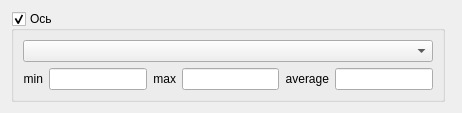
<?xml version="1.0" encoding="UTF-8"?>
<ui version="4.0">
 <class>AxisWidget</class>
 <widget class="QWidget" name="AxisWidget">
  <property name="geometry">
   <rect>
    <x>0</x>
    <y>0</y>
    <width>462</width>
    <height>99</height>
   </rect>
  </property>
  <property name="minimumSize">
   <size>
    <width>400</width>
    <height>0</height>
   </size>
  </property>
  <property name="windowTitle">
   <string>Form</string>
  </property>
  <layout class="QHBoxLayout" name="horizontalLayout">
   <item>
    <widget class="QGroupBox" name="axis_gb">
     <property name="title">
      <string>Ось</string>
     </property>
     <property name="checkable">
      <bool>true</bool>
     </property>
     <layout class="QVBoxLayout" name="verticalLayout">
      <item>
       <widget class="QComboBox" name="axis_cb">
        <property name="sizePolicy">
         <sizepolicy hsizetype="Minimum" vsizetype="Fixed">
          <horstretch>0</horstretch>
          <verstretch>0</verstretch>
         </sizepolicy>
        </property>
       </widget>
      </item>
      <item>
       <layout class="QHBoxLayout" name="minmax_lyt">
        <item>
         <widget class="QLabel" name="min_lbl">
          <property name="sizePolicy">
           <sizepolicy hsizetype="Maximum" vsizetype="Preferred">
            <horstretch>0</horstretch>
            <verstretch>0</verstretch>
           </sizepolicy>
          </property>
          <property name="text">
           <string>min</string>
          </property>
          <property name="alignment">
           <set>Qt::AlignRight|Qt::AlignTrailing|Qt::AlignVCenter</set>
          </property>
         </widget>
        </item>
        <item>
         <widget class="QLineEdit" name="min_le">
          <property name="sizePolicy">
           <sizepolicy hsizetype="Maximum" vsizetype="Fixed">
            <horstretch>0</horstretch>
            <verstretch>0</verstretch>
           </sizepolicy>
          </property>
          <property name="maximumSize">
           <size>
            <width>100</width>
            <height>16777215</height>
           </size>
          </property>
          <property name="readOnly">
           <bool>true</bool>
          </property>
         </widget>
        </item>
        <item>
         <widget class="QLabel" name="max_lbl">
          <property name="sizePolicy">
           <sizepolicy hsizetype="Maximum" vsizetype="Preferred">
            <horstretch>0</horstretch>
            <verstretch>0</verstretch>
           </sizepolicy>
          </property>
          <property name="text">
           <string>max</string>
          </property>
          <property name="alignment">
           <set>Qt::AlignRight|Qt::AlignTrailing|Qt::AlignVCenter</set>
          </property>
         </widget>
        </item>
        <item>
         <widget class="QLineEdit" name="max_le">
          <property name="sizePolicy">
           <sizepolicy hsizetype="Maximum" vsizetype="Fixed">
            <horstretch>0</horstretch>
            <verstretch>0</verstretch>
           </sizepolicy>
          </property>
          <property name="maximumSize">
           <size>
            <width>100</width>
            <height>16777215</height>
           </size>
          </property>
          <property name="readOnly">
           <bool>true</bool>
          </property>
         </widget>
        </item>
        <item>
         <widget class="QLabel" name="av_lbl">
          <property name="sizePolicy">
           <sizepolicy hsizetype="Maximum" vsizetype="Preferred">
            <horstretch>0</horstretch>
            <verstretch>0</verstretch>
           </sizepolicy>
          </property>
          <property name="text">
           <string>average</string>
          </property>
          <property name="alignment">
           <set>Qt::AlignRight|Qt::AlignTrailing|Qt::AlignVCenter</set>
          </property>
         </widget>
        </item>
        <item>
         <widget class="QLineEdit" name="av_le">
          <property name="sizePolicy">
           <sizepolicy hsizetype="Maximum" vsizetype="Fixed">
            <horstretch>0</horstretch>
            <verstretch>0</verstretch>
           </sizepolicy>
          </property>
          <property name="maximumSize">
           <size>
            <width>100</width>
            <height>16777215</height>
           </size>
          </property>
          <property name="readOnly">
           <bool>true</bool>
          </property>
         </widget>
        </item>
       </layout>
      </item>
     </layout>
    </widget>
   </item>
   <item>
    <widget class="ColorButton" name="clr_btn" native="true">
     <property name="sizePolicy">
      <sizepolicy hsizetype="Maximum" vsizetype="Preferred">
       <horstretch>0</horstretch>
       <verstretch>0</verstretch>
      </sizepolicy>
     </property>
     <property name="autoFillBackground">
      <bool>true</bool>
     </property>
    </widget>
   </item>
  </layout>
 </widget>
 <customwidgets>
  <customwidget>
   <class>ColorButton</class>
   <extends>QWidget</extends>
   <header>widgets/colorbutton.h</header>
   <container>1</container>
  </customwidget>
 </customwidgets>
 <resources/>
 <connections/>
</ui>
